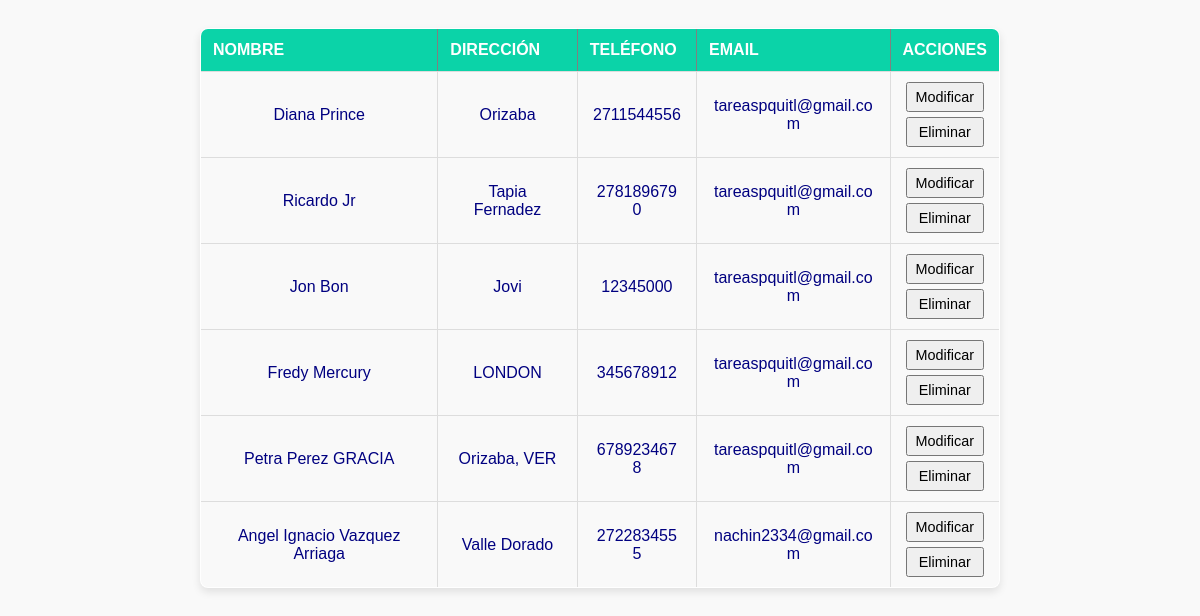
The page /AgendaAngel/modelo/mostrarContactos.php (signed in) on the database its author committed.
### tables this page shows
CREATE TABLE `contactos` (
  `id` int(11) NOT NULL,
  `nombre` varchar(40) NOT NULL,
  `direccion` varchar(40) NOT NULL,
  `telefono` varchar(40) NOT NULL,
  `email` varchar(40) NOT NULL
);

### AgendaAngel/modelo/Contacto.php (called while the page is built, shortened)
<?php
include_once("AccesoDatos.php");
class Contacto {
    private $nombre = "";
    private $direccion = "";
    private $telefono = "";
    private $email = "";
    public function getNombre() {
        return $this->nombre;
    }
    public function getDireccion() {
        return $this->direccion;
    }
    public function getTelefono() {
        return $this->telefono;
    }
    public function getEmail() {
        return $this->email;
    }
    public function buscarTodos() {
        $arrContactos = [];
        $oAD = new AccesoDatos();
        if ($oAD->conectar()) {
            try {
                $sql = "SELECT id, nombre, direccion, telefono, email FROM contactos";
                $arrRS = $oAD->ejecutarConsulta($sql);
                if ($arrRS != null) {
                    foreach ($arrRS as $fila) {
                        $contacto = new Contacto();
                        $contacto->id = $fila[0];
                        $contacto->nombre = $fila[1];
                        $contacto->direccion = $fila[2];
                        $contacto->telefono = $fila[3];
                        $contacto->email = $fila[4];
                        $arrContactos[] = $contacto;
                    }
                }
            } catch (Exception $e) {
                throw $e;
            }
        }
        return $arrContactos;
    }
}
?>

### AgendaAngel/modelo/AccesoDatos.php (called while the page is built, shortened)
<?php
 class AccesoDatos{
 	private $oConexion=null;
     	function conectar(){
		$bRet = false;
			try{
				$this->oConexion = new PDO(
					"mysql:host=localhost;dbname=agenda_usuarios", "root", "", array(PDO::MYSQL_ATTR_INIT_COMMAND => "SET NAMES 'UTF8'")
				);
				$bRet = true;
			}catch(Exception $e){
				die("Error de conexión: " . $e->getMessage());
				throw $e;
			}
			return $bRet;
		}
     	function desconectar(){
			$bRet = true;
			if ($this->oConexion != null){
				$this->oConexion=null;
			}
			return $bRet;
		}
      	function ejecutarConsulta($psConsulta){
			$arrRS = null;
			$rst = null;
			$i=0;
			$j=0;
			try{
				$rst = $this->oConexion->query($psConsulta);
			}catch(Exception $e){
				throw $e;
			}
			if ($rst){
				foreach($rst as $oLinea){
					foreach($oLinea as $llave=>$sValCol){
						if (is_string($llave)){
							$arrRS[$i][$j] = $sValCol;
							$j++;
						}
					}
					$j=0;
					$i++;
				}
			}
			return $arrRS;
		}
	}
 ?>

### AgendaAngel/modelo/mostrarContactos.php (the view, shortened to what this page needs)
<!DOCTYPE html>
<html lang="es">
<head>
    <link rel="stylesheet" href="../css/estilos.css">
</head>
<body>
<?php
$oContacto = new Contacto();
try {
    $arrContactos = $oContacto->buscarTodos();
    if ($arrContactos) {
?>
        <div class="responsive-table">
            <table border="1" class="tabla-contactos">
                <tr>
                    <th>Nombre</th>
                    <th>Dirección</th>
                    <th>Teléfono</th>
                    <th>Email</th>
                    <th>Acciones</th>
                </tr>
                <?php foreach ($arrContactos as $contacto) { ?>
                    <tr>
                        <td><?php echo htmlspecialchars($contacto->getNombre()); ?></td>
                        <td><?php echo htmlspecialchars($contacto->getDireccion()); ?></td>
                        <td><?php echo htmlspecialchars($contacto->getTelefono()); ?></td>
                        <td><?php echo htmlspecialchars($contacto->getEmail()); ?></td>
                        <td>
                            <?php if ($_SESSION["rol"] == "1") { ?>
                                <form method="post" action="abcContacto.php" class="formEliminar">
                                    <input type="submit" value="Modificar" onclick="this.form.txtOpe.value='m';">
                                    <input type="button" value="Eliminar" class="btnEliminar">
                                </form>
                            <?php } else { ?>
                                <p>Solo Visualizar</p>
                            <?php } ?>
                        </td>
                    </tr>
                <?php } ?>
            </table>
        </div>
<?php
    } else {
        echo "<p style='text-align:center;'>No hay contactos registrados</p>";
    }
} catch (Exception $e) {
    echo "<p style='text-align:center;'>Error al recuperar contactos</p>";
    error_log($e->getMessage());
}
?>
</body>
</html>

### AgendaAngel/css/estilos.css (style rules this page uses)
.responsive-table { overflow-x: auto; width: 100%; }
.tabla-contactos { border-collapse: collapse; width: 100%; min-width: 600px; }
.tabla-contactos th { background-color: #00c9a7; color: white; padding: 10px; text-align: left; }
.tabla-contactos td { padding: 10px; background-color: #f9f9f9; word-break: break-word; white-space: normal; }
.tabla-contactos form { display: flex; flex-direction: column; gap: 5px; }
.tabla-contactos input[type="submit"], .tabla-contactos input[type="button"] { padding: 5px; font-size: 0.9rem; width: 100%; }
body { font-family: Verdana, Helvetica, Arial, "Times New Roman", sans-serif; color: Navy; margin: 0.5em; background-color: #f9f9f9; }
.tabla-contactos { margin: 20px auto; border-collapse: collapse; width: 90%; max-width: 800px; background-color: #ffffff; box-shadow: 0 4px 8px rgba(0,0,0,0.1); border-radius: 8px; overflow: hidden; text-align: center; }
.tabla-contactos th { background-color: #0bd3a8; color: white; text-transform: uppercase; font-weight: bold; padding: 12px; }
.tabla-contactos tr:nth-child(even) { background-color: #f2f2f2; }
.tabla-contactos td { padding: 10px 15px; border: 1px solid #ddd; }
.formEliminar { display: inline; }

### rows shown on the page
contactos: nombre "Diana Prince", direccion "Orizaba", telefono "2711544556", email "tareaspquitl@gmail.com"
contactos: nombre "Ricardo Jr", direccion "Tapia Fernadez", telefono "2781896790", email "tareaspquitl@gmail.com"
contactos: nombre "Jon Bon", direccion "Jovi", telefono "12345000", email "tareaspquitl@gmail.com"
contactos: nombre "Fredy Mercury", direccion "LONDON", telefono "345678912", email "tareaspquitl@gmail.com"
contactos: nombre "Petra Perez GRACIA", direccion "Orizaba, VER", telefono "6789234678", email "tareaspquitl@gmail.com"
contactos: nombre "Angel Ignacio Vazquez Arriaga", direccion "Valle Dorado", telefono "2722834555", email "nachin2334@gmail.com"
